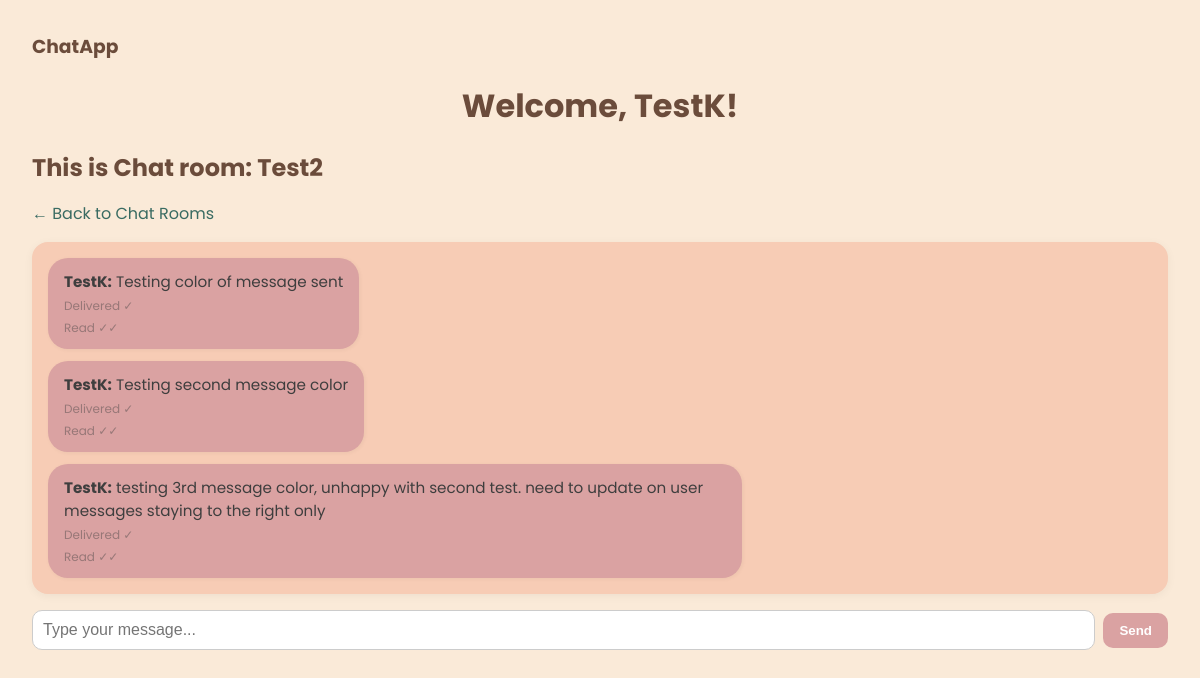
/chat/Test2/ (signed in), run on an earlier commit of the app's database.
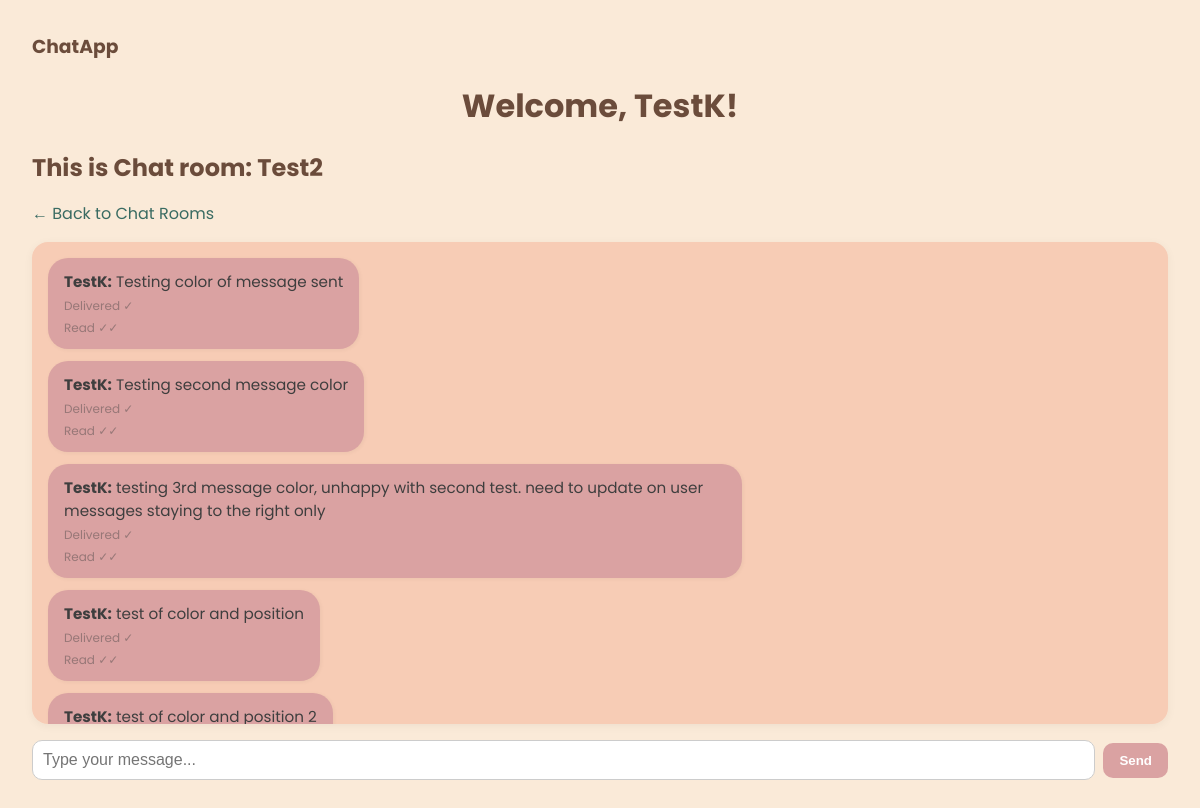
And on a later commit of the database.
### chatapp/models.py (models this page shows, shortened)
class ChatRoom(models.Model):
    name = models.CharField(max_length=255, unique=True)
    participants = models.ManyToManyField(User, related_name='chat_rooms')
    created_at = models.DateTimeField(auto_now_add=True)

class Message(models.Model):
    chat_room = models.ForeignKey(ChatRoom, on_delete=models.CASCADE, related_name='messages')
    sender = models.ForeignKey(User, on_delete=models.CASCADE, related_name='sent_messages')
    content = models.TextField()
    timestamp = models.DateTimeField(auto_now_add=True)
    is_delivered = models.BooleanField(default=False)
    is_read = models.BooleanField(default=False)
    class Meta:
        ordering = ['timestamp']

### chatapp/views.py (the view)
# urls.py: path('<str:room_name>/', views.chat_room_detail, name='chat_room_detail'),
@login_required
def chat_room_detail(request, room_name):
    chat_room = get_object_or_404(ChatRoom, name=room_name)
    if request.user not in chat_room.participants.all():
        return redirect('chat_room_list') # Redirect if user is not a participant
    messages = chat_room.messages.all()
    messages.filter(is_delivered=False).update(is_delivered=True)
    return render(request, 'chatapp/chat_room_detail.html', {'chat_room': chat_room, 'messages': messages})

### chatapp/templates/chatapp/chat_room_detail.html (shortened to what this page needs)
<!DOCTYPE html>
<html>
  <head>
    {% load static %}
    <link rel="stylesheet" href="{% static 'chatapp/style.css' %}" />
  </head>
  <body>
    <h3>ChatApp</h3>
    <h1>Welcome, {{ user.username }}!</h1>
    <h2>This is Chat room: {{ chat_room.name }}</h2>
    <p><a href="{% url 'chat_room_list' %}">← Back to Chat Rooms</a></p>
    <div id="messages">
      {% for message in messages %}
      <div
        class="message {% if message.sender == request.user %}outgoing{% else %}incoming{% endif %}"
        id="message-{{ message.id }}"
      >
        <strong>{{ message.sender.username }}:</strong> {{ message.content }}
        <br />
        <small class="delivered">
          {% if message.is_delivered %}Delivered &#10003;{% else %}Pending...{% endif %}
        </small>
        <small class="read">
          {% if message.is_read %}Read &#10003;&#10003;{% endif %}
        </small>
      </div>
      {% endfor %}
    </div>
    <form id="message-form">
      <input
        type="text"
        id="message-content"
        placeholder="Type your message..."
      />
      <button type="submit">Send</button>
    </form>
  </body>
</html>

### chatapp/static/chatapp/style.css (style rules this page uses)
body { background-color: #faead8; font-family: 'Poppins', sans-serif; color: #3e3e3e; margin: 2rem; }
h1 { color: #6b4c3b; margin-bottom: 0.5rem; text-align: center; }
h2, h3 { color: #6b4c3b; margin-bottom: 0.5rem; }
a { color: #396b62; text-decoration: none; }
#messages { display: flex; flex-direction: column; gap: 12px; background-color: #f7ccb5; padding: 1rem; border-radius: 16px; box-shadow: 0 2px 10px rgba(0, 0, 0, 0.05); max-height: 450px; overflow-y: auto; margin-bottom: 1rem; }
.message { max-width: 60%; padding: 12px 16px; border-radius: 20px; position: relative; word-wrap: break-word; box-shadow: 1px 1px 4px rgba(0, 0, 0, 0.05); font-size: 0.95rem; }
.outgoing { background-color: #daa2a2; text-align: left; align-items: self-end; margin-right: auto; }
.delivered, .read { font-size: 0.75rem; color: #977777; display: block; margin-top: 4px; }
form { display: flex; gap: 0.5rem; align-items: center; }
input[type="text"], input[type="password"] { flex-grow: 1; padding: 10px; border: 1px solid #ccc; border-radius: 10px; font-size: 1rem; background-color: #fff; }
button { background-color: #daa2a2; color: white; border: none; border-radius: 10px; padding: 10px 16px; cursor: pointer; font-weight: bold; transition: background-color 0.3s; }

What changed in the data, as far as the page shows it:
added Message: sender.username "TestK", content "test of color and position", is_delivered "Delivered ✓", is_read "Read ✓✓"
added Message: sender.username "TestK", content "test of color and position 2"
